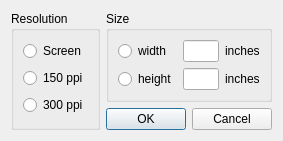
<?xml version="1.0" encoding="UTF-8"?>
<ui version="4.0">
 <class>BitmapResolutionDialog</class>
 <widget class="QDialog" name="BitmapResolutionDialog">
  <property name="geometry">
   <rect>
    <x>0</x>
    <y>0</y>
    <width>283</width>
    <height>126</height>
   </rect>
  </property>
  <property name="windowTitle">
   <string>PNG Resolution &amp; Size</string>
  </property>
  <layout class="QGridLayout" name="gridLayoutDialog">
   <item row="0" column="0" rowspan="2">
    <widget class="QGroupBox" name="groupBoxResolution">
     <property name="title">
      <string>Resolution</string>
     </property>
     <layout class="QVBoxLayout" name="verticalLayoutResolution">
      <item>
       <widget class="QRadioButton" name="radioButtonScreen">
        <property name="text">
         <string>Screen</string>
        </property>
       </widget>
      </item>
      <item>
       <widget class="QRadioButton" name="radioButton150ppi">
        <property name="text">
         <string>150 ppi</string>
        </property>
       </widget>
      </item>
      <item>
       <widget class="QRadioButton" name="radioButton300ppi">
        <property name="text">
         <string>300 ppi</string>
        </property>
       </widget>
      </item>
     </layout>
    </widget>
   </item>
   <item row="0" column="1">
    <widget class="QGroupBox" name="groupBoxSize">
     <property name="title">
      <string>Size</string>
     </property>
     <layout class="QGridLayout" name="gridLayoutSize">
      <item row="0" column="1">
       <widget class="QLineEdit" name="lineEditWidth"/>
      </item>
      <item row="1" column="3">
       <widget class="QLabel" name="labelInchesHeight">
        <property name="text">
         <string>inches</string>
        </property>
       </widget>
      </item>
      <item row="1" column="0">
       <widget class="QRadioButton" name="radioButtonHeight">
        <property name="text">
         <string>height</string>
        </property>
       </widget>
      </item>
      <item row="0" column="0">
       <widget class="QRadioButton" name="radioButtonWidth">
        <property name="text">
         <string>width</string>
        </property>
       </widget>
      </item>
      <item row="0" column="3">
       <widget class="QLabel" name="labelInchesWidth">
        <property name="text">
         <string>inches</string>
        </property>
       </widget>
      </item>
      <item row="1" column="1">
       <widget class="QLineEdit" name="lineEditHeight"/>
      </item>
     </layout>
    </widget>
   </item>
   <item row="1" column="1">
    <widget class="QDialogButtonBox" name="buttonBox">
     <property name="orientation">
      <enum>Qt::Horizontal</enum>
     </property>
     <property name="standardButtons">
      <set>QDialogButtonBox::Cancel|QDialogButtonBox::Ok</set>
     </property>
    </widget>
   </item>
  </layout>
 </widget>
 <resources/>
 <connections/>
</ui>
